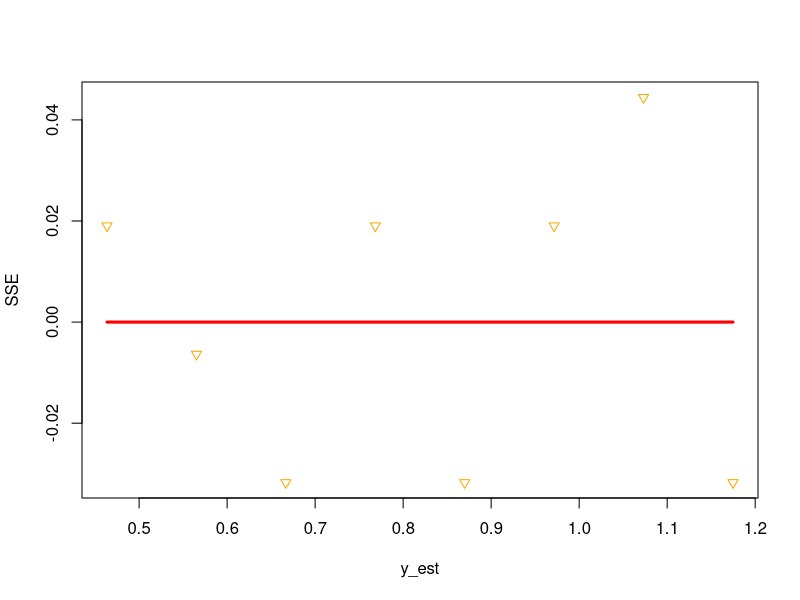
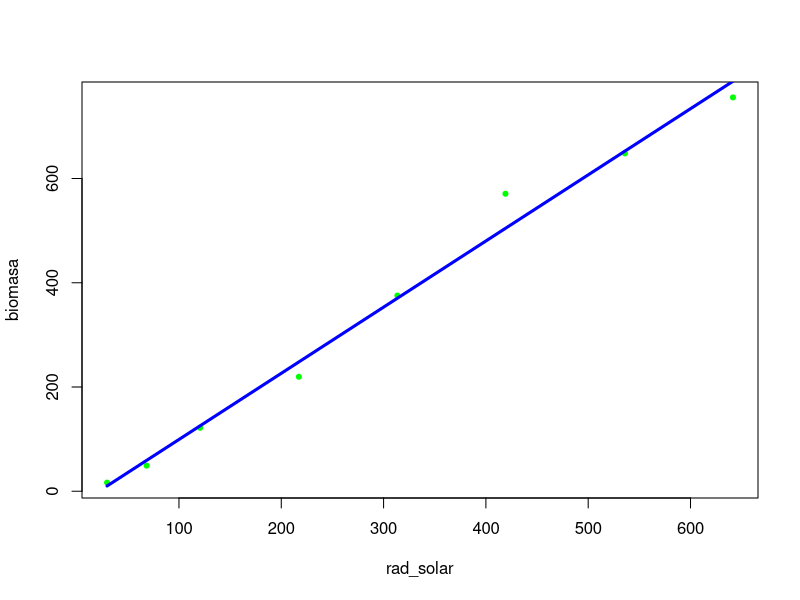
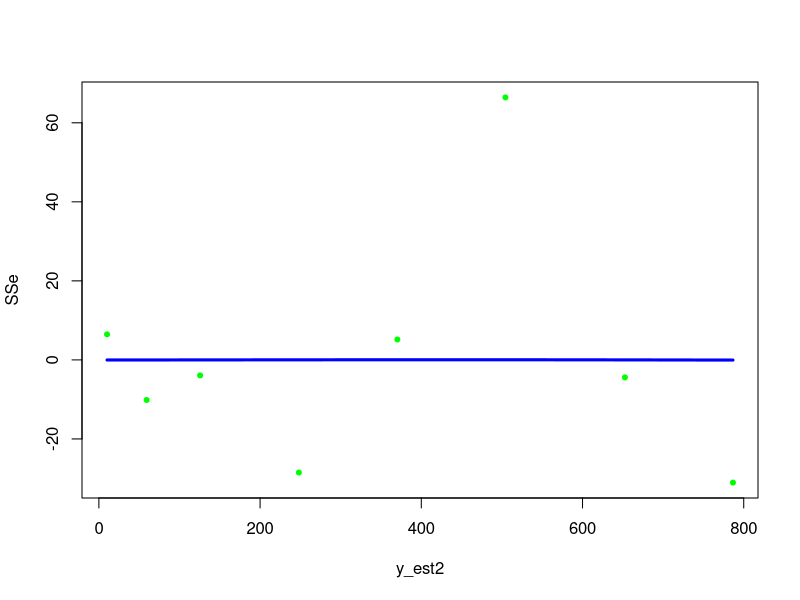
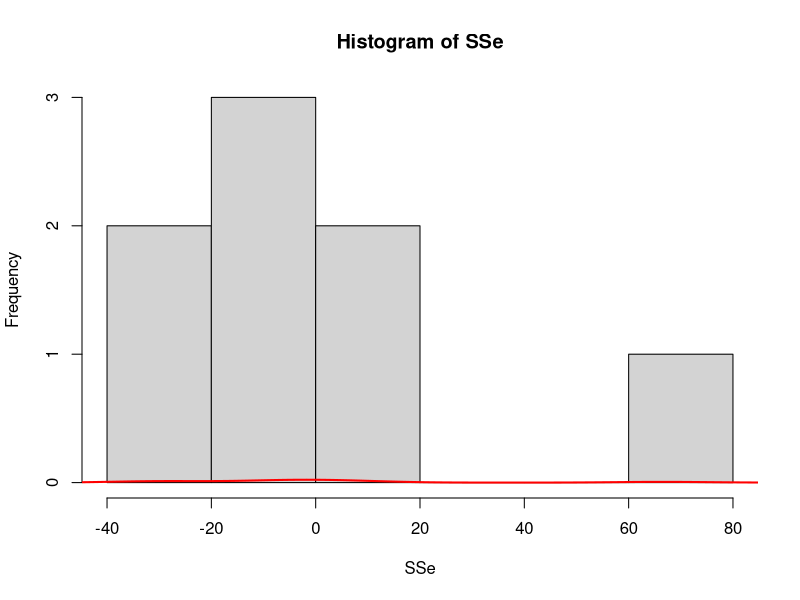
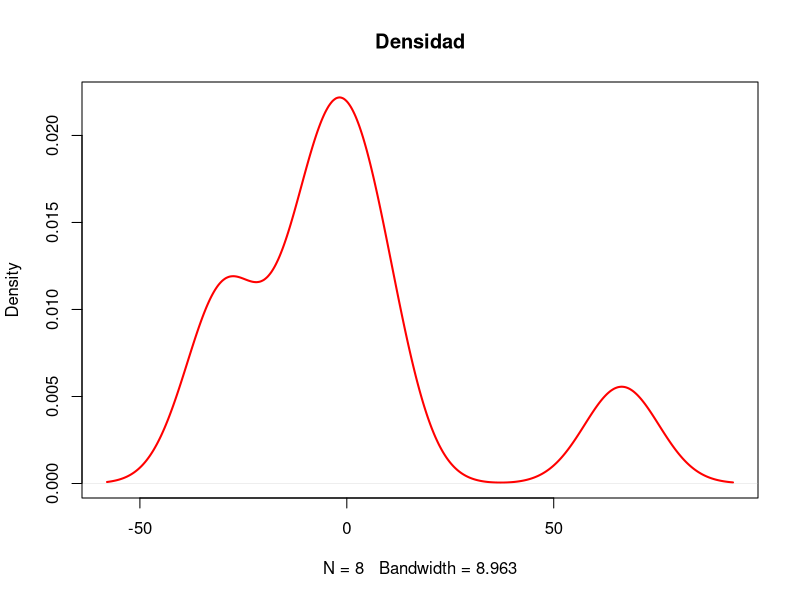
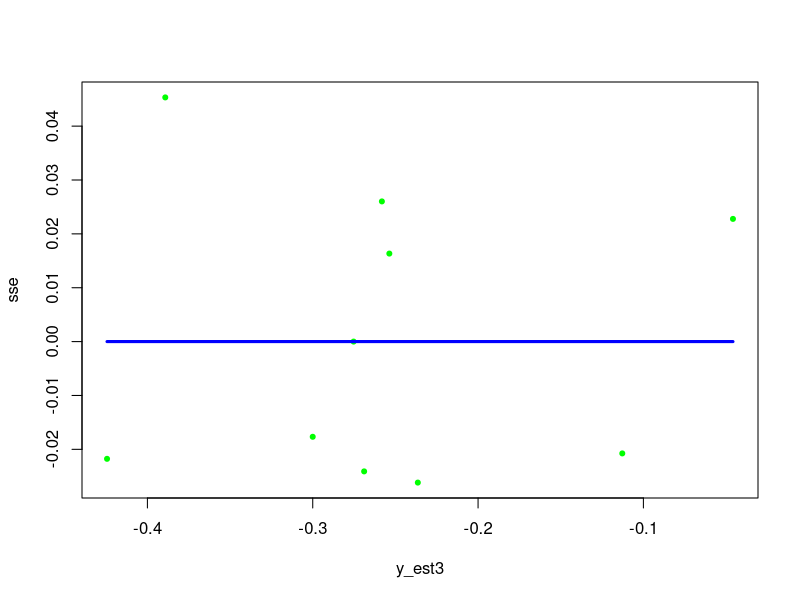
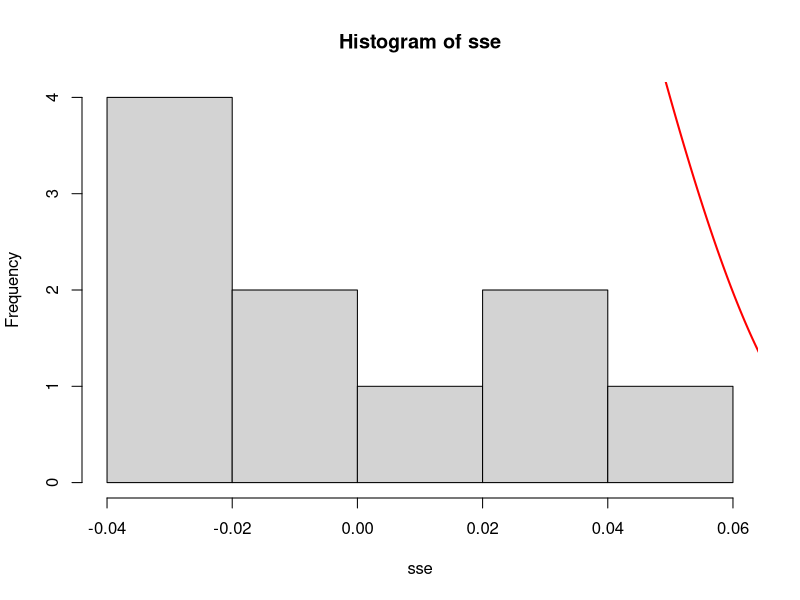
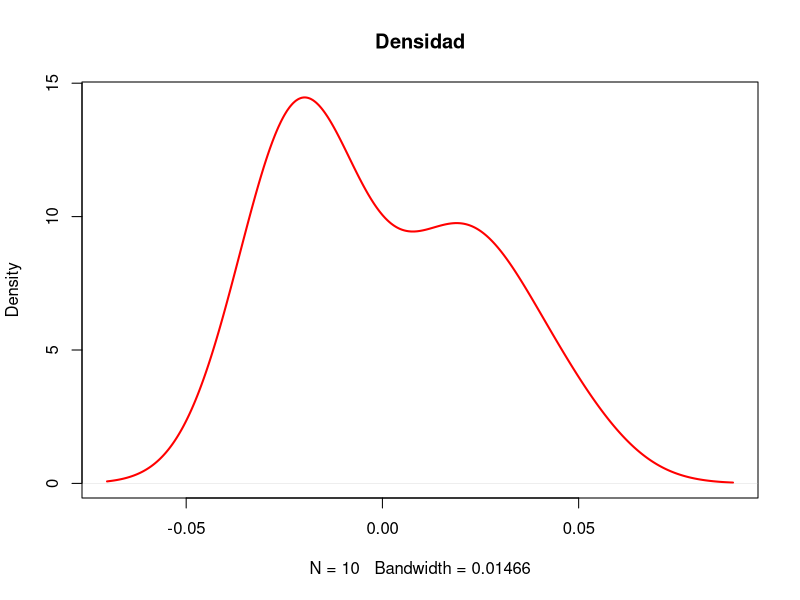

Write R code to recreate these figures, in order. (Note: this script raises an error after producing the figures.)
## ---- chunk 1
knitr::opts_chunk$set(echo = TRUE)
## ---- chunk 2
y_i <- c(0.4826, 0.5588, 0.6350, 0.7874, 0.8382, 0.9906, 1.1176, 1.1430)
x_i <- c(0.2540, 0.3556, 0.4572, 0.5588, 0.6604, 0.7620, 0.8636, 0.9652)

df <-data.frame(y_i, x_i)
## ---- chunk 3
reg <-lm(y_i~x_i, data = df)
reg
## ---- chunk 4
confint(lm(y_i~x_i, data=df))
## ---- chunk 5
library(car)
library(nortest)
library(lmtest)
## ---- chunk 6
SSE <- lm(y_i~x_i, data = df)$residuals
sum(SSE^2)/(length(x_i)-2)
## ---- chunk 7
summary(reg)$r.squared
summary(reg)$adj.r.squared
## ---- chunk 8
b0 <- reg$coefficients[1]
b1 <- reg$coefficients[2]
y_est <- b0 + b1*x_i
## ---- chunk 9
plot(y_est, SSE, pch=25, col="Orange")
smoothingSpline = smooth.spline(y_est, SSE, spar=1)
lines(smoothingSpline, col='red', lwd=3)
## ---- chunk 10
bptest(lm(y_i~x_i + I(x_i^2)))

bptest(reg)
## ---- chunk 11
lillie.test(SSE)
## ---- chunk 12
dwtest(reg, alternative = "greater")

dwt(reg)
## ---- chunk 13
hat_values <- hatvalues(reg)

which(hat_values>(2*(1+1)/length(x_i)))

## ---- chunk 14
outlierTest(reg)
## ---- chunk 15
cooks.distance(reg)
## ---- chunk 16
rad_solar <- c(29.7, 68.4, 120.7, 217.2, 313.5, 419.1, 535.9, 641.5)
biomasa <- c(16.6, 49.1, 121.7, 219.6, 375.5, 570.8, 648.2, 755.6)

df2 <- data.frame(biomasa, rad_solar)
## ---- chunk 17
plot(rad_solar, biomasa, pch=20, col="green", lwd=1)
smoothingSpline = smooth.spline(rad_solar, biomasa, spar=1)
lines(smoothingSpline, col='blue', lwd=3)
## ---- chunk 18
r <- lm(biomasa~rad_solar, data = df2)
r
## ---- chunk 19
confint(r)
## ---- chunk 20
SSe <- lm(biomasa~rad_solar, data = df2)$residuals
sum(SSe^2)/(length(biomasa)-2)
## ---- chunk 21
summary(r)$r.squared
summary(r)$adj.r.squared
## ---- chunk 22
y_est2 <- r$fitted.values
plot(y_est2, SSe, pch=20, col="green", lwd=1)
smoothingSpline = smooth.spline(y_est2, SSe, spar=1)
lines(smoothingSpline, col='blue', lwd=3)

## ---- chunk 23
bptest(lm(biomasa~rad_solar+I(rad_solar^2)))
bptest(r)
## ---- chunk 24
lillie.test(SSe)
## ---- chunk 25
dx <- density(SSe)
hist(SSe)
lines(dx, lwd=2, col="red")
plot(dx, lwd = 2, col = "red",
     main = "Densidad")


## ---- chunk 26
dwtest(r, alternative = "greater")
dwt(r)
## ---- chunk 27
hatval <- hatvalues(r)
which(hatval>(2*(1+1)/8))
## ---- chunk 28
outlierTest(r)
## ---- chunk 29
dc <- cooks.distance(r)
which(dc > (4/(length(biomasa)-1-1)))
## ---- chunk 30
Q_o <- c(28, 112, 398, 772, 2294, 2484, 2586, 3024, 4179, 710)
x_4 <- c(.6, 1.8, 2.0, .4, 2.3, 1.0, .9, 1.1, 1.4, .7)
Q_p <- c(32, 142, 502, 790, 3075, 3230, 3553, 4265, 6529, 935)
x_1 <- c(.03, .03, .13, 1, 1, 3, 5, 7, 7, 7)
x_2 <- c(3, 3, 6.5, 15, 15, 7, 6, 6.5, 6.5, 6.5)
x_3 <- c(.6, 1.8, 2, .4, 2.3, 1, .9, 1.1, 1.4, 1.7)
yp <-log(Q_o/Q_p)
df3 <- data.frame(yp, x_1, x_2, x_3, x_4)

## ---- chunk 31
reg2 <- lm(yp~ x_1 + x_2 + x_3 +x_4)
reg2
## ---- chunk 32
confint(reg2)
## ---- chunk 33
sse <- reg2$residuals
sum(sse^2)/(length(x_4)-2)
## ---- chunk 34
summary(reg2)$r.squared
summary(reg2)$adj.r.squared
## ---- chunk 35
y_est3 <- reg2$fitted.values
plot(y_est3, sse, pch=20, col="green", lwd=1)
smoothingSpline = smooth.spline(y_est3, sse, spar=2)
lines(smoothingSpline, col='blue', lwd=3)
## ---- chunk 36
lillie.test(sse)
## ---- chunk 37
dx <- density(sse)
hist(sse)
lines(dx, lwd=2, col="red")
plot(dx, lwd = 2, col = "red",
     main = "Densidad")
## ---- chunk 38
dwtest(reg2, alternative="greater")
dwt(reg2)

## ---- chunk 39
valores_ajustados <- y_est3^2

summary(lm(yp~x_1+x_2+x_3+x_4+valores_ajustados))[4]
## ---- chunk 40
residualPlots(reg2)
## ---- chunk 41
crPlots(reg2)
## ---- chunk 42
valores_hat <- hatvalues(reg2)
valores_hat

which(valores_hat > 2*(4+1)/length(x_1))
## ---- chunk 43
outlierTest(reg2)
## ---- chunk 44
distancia <- cooks.distance(reg2)

which(distancia > 4/(length(x_1)-4-1))
